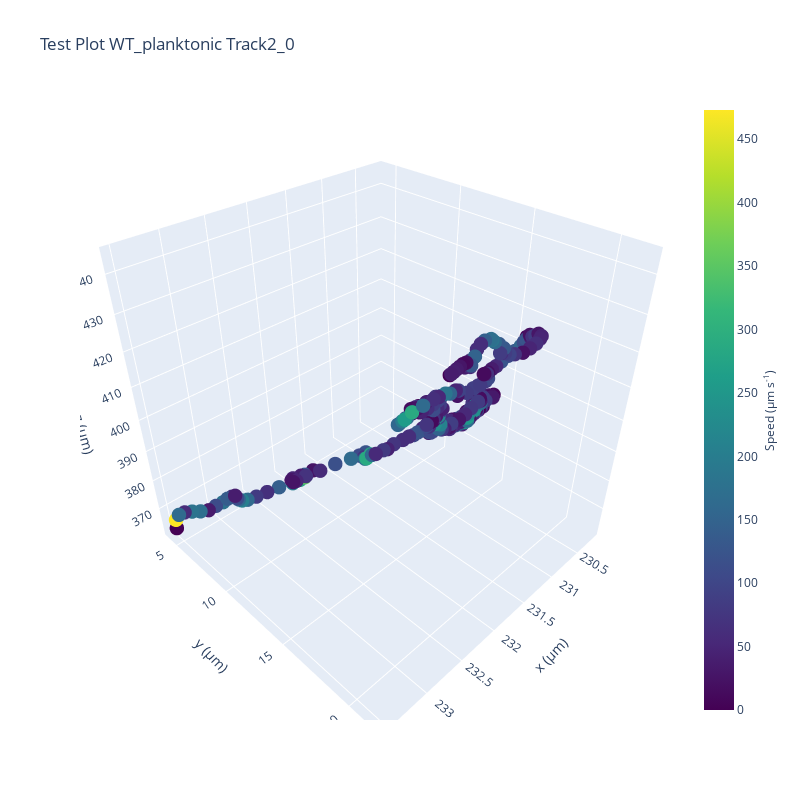

Notebook code for this chart:
### Code cell
import plotly.graph_objects as go


fig = go.Figure(data=go.Scatter3d(x=sg_x,y=sg_y,z=sg_z, mode='markers', marker=dict(
        size=5, color=v_arr,  colorscale='Viridis', colorbar=dict(title=dict(text='Speed (µm s<sup>-1</sup>)',  
                font=dict(size=12)),titleside='right'),showscale=True,)))

# Add titles and labels
fig.update_layout(
    title='Test Plot WT_planktonic Track2_0',
    scene=dict(xaxis_title='x (µm)', yaxis_title='y (µm)', zaxis_title='z (µm)', aspectmode='cube'),
    width=800, height=800,)

# Show the plot
fig.show()

### Figure 1 — Plotly figure (JSON) as saved in the notebook; plotly's stock layout.template omitted (floating-point values rounded to 4 significant figures; data arrays with more than 128 entries replaced by an {"elided": "..."} marker saying what was removed)
{"data": [{"marker": {"color": {"elided": "342 float values"}, "colorbar": {"title": {"font": {"size": 12}, "side": "right", "text": "Speed (µm s<sup>-1</sup>)"}}, "colorscale": [[0, "#440154"], [0.1111, "#482878"], [0.2222, "#3e4989"], [0.3333, "#31688e"], [0.4444, "#26828e"], [0.5556, "#1f9e89"], [0.6667, "#35b779"], [0.7778, "#6ece58"], [0.8889, "#b5de2b"], [1, "#fde725"]], "showscale": true, "size": 5}, "mode": "markers", "type": "scatter3d", "x": {"elided": "342 float values"}, "y": {"elided": "342 float values"}, "z": {"elided": "342 float values"}}], "layout": {"height": 800, "scene": {"aspectmode": "cube", "xaxis": {"title": {"text": "x (µm)"}}, "yaxis": {"title": {"text": "y (µm)"}}, "zaxis": {"title": {"text": "z (µm)"}}}, "title": {"text": "Test Plot WT_planktonic Track2_0"}, "width": 800}}
